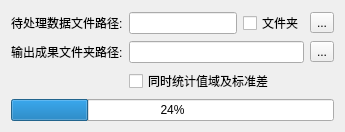
     <widget class="QWidget" name="ImageInfoCheck_page">
      <layout class="QGridLayout" name="gridLayout_81">
       <item row="0" column="0" colspan="5">
        <layout class="QGridLayout" name="gridLayout_78">
         <item row="0" column="0">
          <layout class="QGridLayout" name="gridLayout_79">
           <item row="1" column="0">
            <widget class="QLabel" name="label_102">
             <property name="text">
              <string>输出成果文件夹路径:</string>
             </property>
            </widget>
           </item>
           <item row="0" column="0">
            <widget class="QLabel" name="label_106">
             <property name="text">
              <string>待处理数据文件路径:</string>
             </property>
            </widget>
           </item>
           <item row="2" column="0">
            <widget class="QLabel" name="label_103">
             <property name="text">
              <string/>
             </property>
            </widget>
           </item>
          </layout>
         </item>
         <item row="0" column="1">
          <layout class="QGridLayout" name="gridLayout_80">
           <item row="0" column="0">
            <layout class="QHBoxLayout" name="horizontalLayout_91">
             <item>
              <widget class="QLineEdit" name="lineEdit_67"/>
             </item>
             <item>
              <widget class="QCheckBox" name="checkBox_52">
               <property name="text">
                <string>文件夹</string>
               </property>
              </widget>
             </item>
             <item>
              <widget class="QToolButton" name="toolButton_40">
               <property name="text">
                <string>...</string>
               </property>
              </widget>
             </item>
            </layout>
           </item>
           <item row="1" column="0">
            <layout class="QHBoxLayout" name="horizontalLayout_96">
             <item>
              <widget class="QLineEdit" name="lineEdit_70"/>
             </item>
             <item>
              <widget class="QToolButton" name="toolButton_41">
               <property name="text">
                <string>...</string>
               </property>
              </widget>
             </item>
            </layout>
           </item>
           <item row="2" column="0">
            <layout class="QHBoxLayout" name="horizontalLayout_95" stretch="0">
             <item>
              <widget class="QCheckBox" name="checkBox_54">
               <property name="text">
                <string>同时统计值域及标准差</string>
               </property>
               <property name="checked">
                <bool>false</bool>
               </property>
              </widget>
             </item>
            </layout>
           </item>
          </layout>
         </item>
         <item row="1" column="0" colspan="2">
          <widget class="QProgressBar" name="progressBar_19">
           <property name="value">
            <number>24</number>
           </property>
          </widget>
         </item>
        </layout>
       </item>
      </layout>
     </widget>
